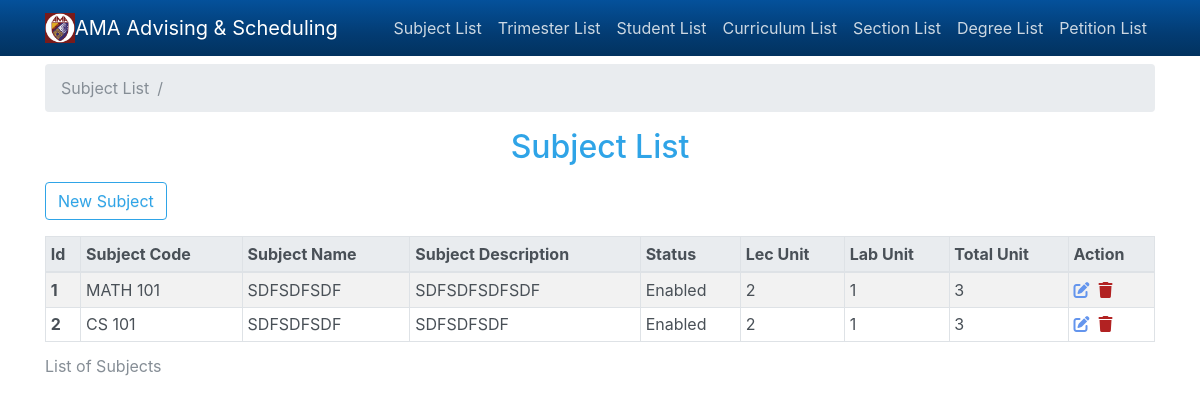
Before: / with the older database file.
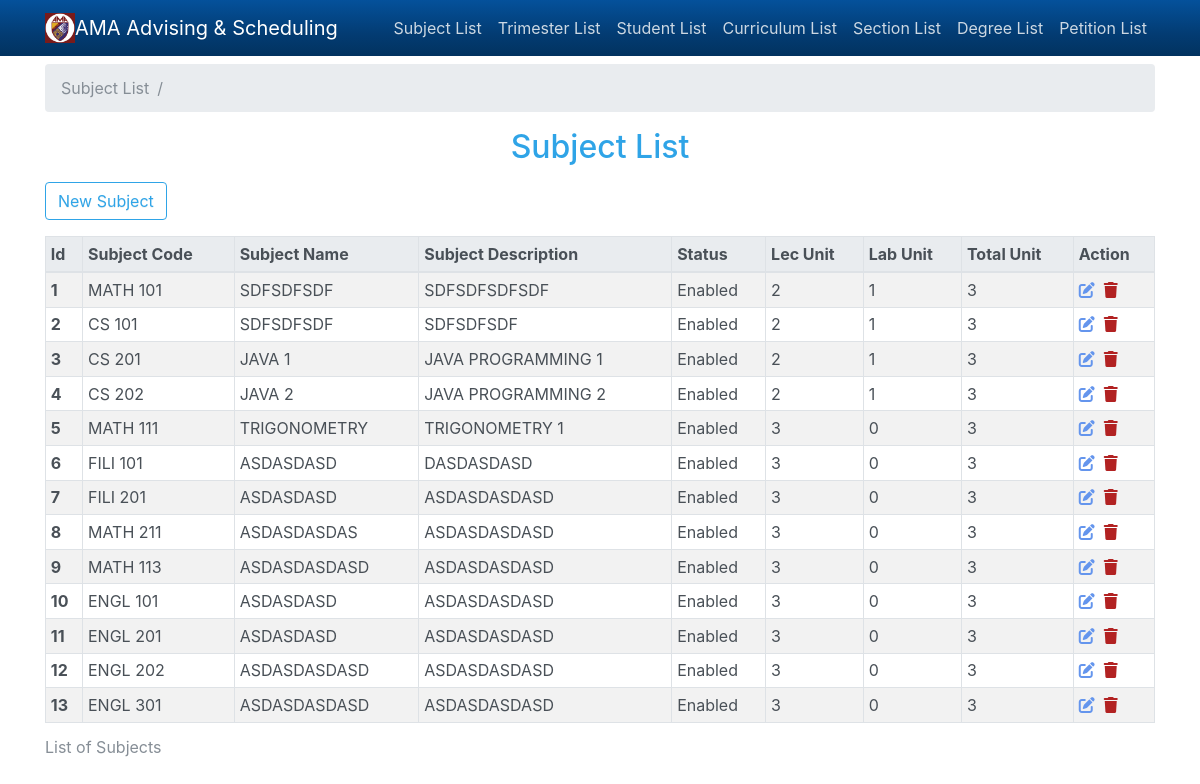
After: the same page with the newer database file.
### tables this page shows
CREATE TABLE `subject_list` (
  `id` int(11) NOT NULL,
  `subject_code` varchar(50) NOT NULL,
  `subject_name` varchar(50) NOT NULL,
  `subject_desc` varchar(50) NOT NULL,
  `subject_status` tinyint(1) NOT NULL,
  `lec_unit` int(11) NOT NULL,
  `lab_unit` int(11) NOT NULL DEFAULT 0
);

### includes/db_config.php (called while the page is built, shortened)
<?php
$host = 'localhost';
$user = 'root';
$password = '';
$database = 'ama';
$connect = mysqli_connect($host, $user, $password, $database);
function query($sql) {
	global $connect;
	$result = mysqli_query($connect, $sql);
	return $result;
}

### pages/subject_list.php (the view, shortened to what this page needs)
<ol class="breadcrumb">
  <li class="breadcrumb-item active">Subject List</li>
  <li class="breadcrumb-item active"></li>
</ol>
<h2 class="text-center">Subject List</h2>
<div class="mt-3">
	<div class="form-group">
		<a class="btn btn-outline-primary" href="index.php?new=subject">New Subject</a>
	</div>
	<div class="table-responsive">
		<table class="table table-sm table-bordered table-hover table-striped">
			<caption>List of Subjects</caption>
			<thead class=thead-light>
				<tr>
					<th>Id</th>
					<th>Subject Code</th>
					<th>Subject Name</th>
					<th>Subject Description</th>
					<th>Status</th>
					<th>Lec Unit</th>
					<th>Lab Unit</th>
					<th>Total Unit</th>
					<th>Action</th>
				</tr>
			</thead>
			<tbody>
				<?php
				$subject_list = query("select * from subject_list");
				if($subject_list):
					while($row = mysqli_fetch_assoc($subject_list)):
						?>
						<tr>
							<td><strong><?php echo $row['id'] ?></strong></td>
							<td><?php echo $row['subject_code'] ?></td>
							<td><?php echo $row['subject_name'] ?></td>
							<td><?php echo $row['subject_desc'] ?></td>
							<td><?php echo ($row['subject_status']) ? 'Enabled' : 'Disabled' ?></td>
							<td><?php echo $row['lec_unit'] ?></td>
							<td><?php echo $row['lab_unit'] ?></td>
							<td><?php echo $row['lec_unit'] + $row['lab_unit'] ?></td>
							<td>
								<a href="index.php?edit=subject&edit_id=<?php echo $row['id'] ?>" title="Edit"><i class="fas fa-edit"></i></a>&nbsp;
								<a href="index.php?delete=subject&delete_id=<?php echo $row['id'] ?>" title="Delete"><i class="fas fa-trash"></i></a>
							</td>
						</tr>
						<?php
					endwhile;
				endif;
				?>
			</tbody>
		</table>
	</div>
</div>

### index.php (shortened to what this page needs)
<?php
require_once 'includes/db_config.php';
?>
<!DOCTYPE html>
<html lang="en">
<head>
    <link rel="stylesheet" href="css/mystyle.css">
	<link rel="stylesheet" href="https://bootswatch.com/4/cerulean/bootstrap.min.css">
</head>
<body>
<?php require_once 'includes/header.php'; ?>
<div class="container">
<?php
if(!isset($_GET['menu']) && !isset($_GET['new']) && !isset($_GET['delete']) && !isset($_GET['view']) && !isset($_GET['edit'])) {
    require_once 'pages/subject_list.php';
}
?>
</div>
</body>
</html>

### includes/header.php (shortened to what this page needs)
<nav class="navbar navbar-expand-lg navbar-dark bg-dark mb-2">
	<div class="container">
		<a class="navbar-brand" href="index.php"><img src="img/ama-logo.jpg" width="30" height="30" alt="" class="d-inline-block align-top"/>AMA Advising & Scheduling</a>
		<div class="collapse navbar-collapse" id="navbarContent">
			<ul class="navbar-nav ml-auto">
				<li class="nav-item">
					<a class="nav-link" href="index.php?menu=subject_list">Subject List</a>
				</li>
				<li class="nav-item">
					<a class="nav-link" href="index.php?menu=trimester_list">Trimester List</a>
				</li>
				<li class="nav-item">
					<a class="nav-link" href="index.php?menu=student_list">Student List</a>
				</li>
				<li class="nav-item">
					<a class="nav-link" href="index.php?menu=curriculum_list">Curriculum List</a>
				</li>
				<li class="nav-item">
					<a class="nav-link" href="index.php?menu=section_list">Section List</a>
				</li>
				<li class="nav-item">
					<a class="nav-link" href="index.php?menu=degree_list">Degree List</a>
				</li>
				<li class="nav-item">
					<a class="nav-link" href="index.php?menu=petition_list">Petition List</a>
				</li>
			</ul>
		</div>
	</div>
</nav>

### css/mystyle.css (style rules this page uses)
.fa-edit { color: #6495ED; }
.fa-trash { color: #B22222; }

Changed rows visible on the page:
added subject_list: id "3", subject_code "CS 201", subject_name "JAVA 1", subject_desc "JAVA PROGRAMMING 1", subject_status "Enabled", lec_unit "2", lab_unit "1", $row['lec_unit'] + $row['lab_unit'] "3"
added subject_list: id "4", subject_code "CS 202", subject_name "JAVA 2", subject_desc "JAVA PROGRAMMING 2", subject_status "Enabled", lec_unit "2", lab_unit "1", $row['lec_unit'] + $row['lab_unit'] "3"
added subject_list: id "5", subject_code "MATH 111", subject_name "TRIGONOMETRY", subject_desc "TRIGONOMETRY 1", subject_status "Enabled", lec_unit "3", lab_unit "0", $row['lec_unit'] + $row['lab_unit'] "3"
added subject_list: id "6", subject_code "FILI 101", subject_name "ASDASDASD", subject_desc "DASDASDASD", subject_status "Enabled", lec_unit "3", lab_unit "0", $row['lec_unit'] + $row['lab_unit'] "3"
added subject_list: id "7", subject_code "FILI 201", subject_name "ASDASDASD", subject_desc "ASDASDASDASD", subject_status "Enabled", lec_unit "3", lab_unit "0", $row['lec_unit'] + $row['lab_unit'] "3"
added subject_list: id "8", subject_code "MATH 211", subject_name "ASDASDASDAS", subject_desc "ASDASDASDASD", subject_status "Enabled", lec_unit "3", lab_unit "0", $row['lec_unit'] + $row['lab_unit'] "3"
added subject_list: id "9", subject_code "MATH 113", subject_name "ASDASDASDASD", subject_desc "ASDASDASDASD", subject_status "Enabled", lec_unit "3", lab_unit "0", $row['lec_unit'] + $row['lab_unit'] "3"
added subject_list: id "10", subject_code "ENGL 101", subject_name "ASDASDASD", subject_desc "ASDASDASDASD", subject_status "Enabled", lec_unit "3", lab_unit "0", $row['lec_unit'] + $row['lab_unit'] "3"
added subject_list: id "11", subject_code "ENGL 201", subject_name "ASDASDASD", subject_desc "ASDASDASDASD", subject_status "Enabled", lec_unit "3", lab_unit "0", $row['lec_unit'] + $row['lab_unit'] "3"
added subject_list: id "12", subject_code "ENGL 202", subject_name "ASDASDASDASD", subject_desc "ASDASDASDASD", subject_status "Enabled", lec_unit "3", lab_unit "0", $row['lec_unit'] + $row['lab_unit'] "3"
added subject_list: id "13", subject_code "ENGL 301", subject_name "ASDASDASDASD", subject_desc "ASDASDASDASD", subject_status "Enabled", lec_unit "3", lab_unit "0", $row['lec_unit'] + $row['lab_unit'] "3"
